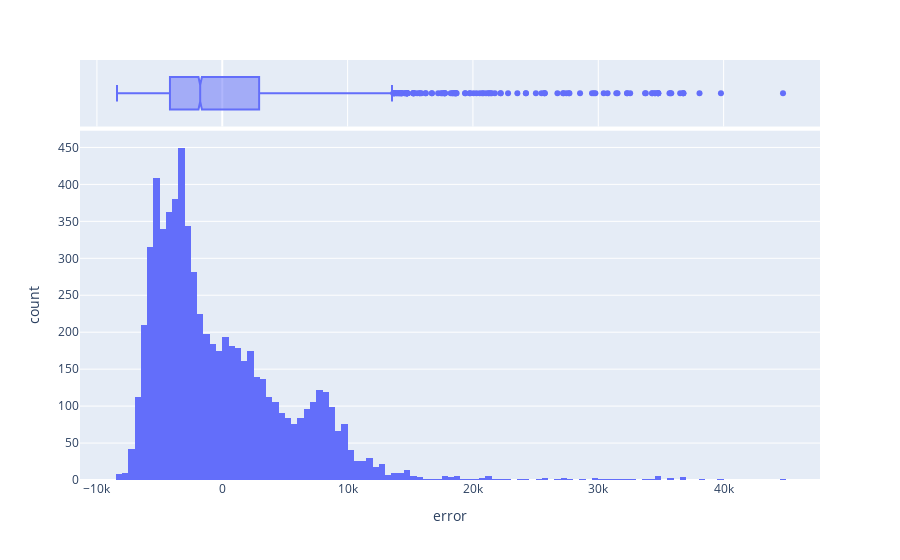

The notebook cell this image was saved under:
### Code cell
fig = px.histogram(toyota, x='error', marginal='box')
fig.show()

### Figure 1 — Plotly figure (JSON) as saved in the notebook; plotly's stock layout.template omitted (floating-point values rounded to 4 significant figures; data arrays with more than 128 entries replaced by an {"elided": "..."} marker saying what was removed)
{"data": [{"alignmentgroup": "True", "bingroup": "x", "hovertemplate": "error=%{x}<br>count=%{y}<extra></extra>", "legendgroup": "", "marker": {"color": "#636efa", "pattern": {"shape": ""}}, "name": "", "offsetgroup": "", "orientation": "v", "showlegend": false, "type": "histogram", "x": {"elided": "6738 float values"}, "xaxis": "x", "yaxis": "y"}, {"alignmentgroup": "True", "hovertemplate": "error=%{x}<extra></extra>", "legendgroup": "", "marker": {"color": "#636efa"}, "name": "", "notched": true, "offsetgroup": "", "showlegend": false, "type": "box", "x": {"elided": "6738 float values"}, "xaxis": "x2", "yaxis": "y2"}], "layout": {"barmode": "relative", "legend": {"tracegroupgap": 0}, "margin": {"t": 60}, "xaxis": {"anchor": "y", "domain": [0, 1], "title": {"text": "error"}}, "xaxis2": {"anchor": "y2", "domain": [0, 1], "matches": "x", "showgrid": true, "showticklabels": false}, "yaxis": {"anchor": "x", "domain": [0, 0.8316], "title": {"text": "count"}}, "yaxis2": {"anchor": "x2", "domain": [0.8416, 1], "matches": "y2", "showgrid": false, "showline": false, "showticklabels": false, "ticks": ""}}}
